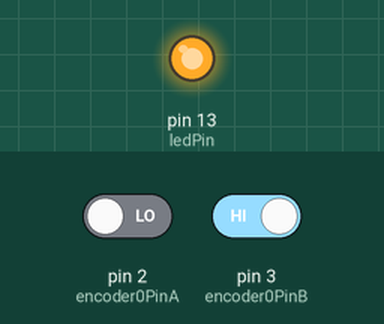
The sketch below on a simulated Arduino Uno, built with avr-gcc and run on an emulated ATmega328P. Shown: output pins drawn as LEDs (lit = HIGH). Inputs (shaded band) come from the test bench; at power-on: pin 2 (encoder0PinA) LOW, pin 3 (encoder0PinB) HIGH. What the sketch prints to the serial monitor is not drawn.

Above: at 0.3 s.
Timing chart, 0 to 1.8 s (numbered marks = the images above):
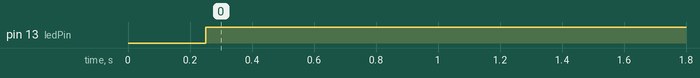

Measured:
- by itself, pin 13 (ledPin): LOW → HIGH at 0.25 s

The sketch:

SpeedLight.ino
```cpp
/*
 * Indicator Light for Motor Speed Setpoint:
 * Measures angular velocity of encoder in degrees per second (moving average over every 250ms)
 * and compares to arbitrary speed setpoint value. Lights up LED when difference is larger than arbitrary threshold.
 */

const int encoder0PinA = 2;
const int encoder0PinB = 3;
const int ledPin = 13;
const float deadband = 20.0; // Error threshold/deadband in ticks per second

// Following constants are taken from MotorShield.ino
const float ticksPerRev = 200.0; // Cycles/ticks per revolution of encoder disk
const float gearRatio = 32.0;
const float wheelCir = 1.092; // Meters
const float metersPerTick = wheelCir / (ticksPerRev * gearRatio);

float targetSpeed = 40; // Target velocity/setpoint in m/s
float targetAngSpeed = targetSpeed / metersPerTick; // Target angular velocity/setpoint in ticks per second

volatile int encoder0Pos = 0; // Delta of encoder position since last loop iteration
long oldTime = 0; // Time in ms from last loop iteration
float angSpeed = 0; // Angular velocity in ticks per second

void setup() {
  pinMode(encoder0PinA, INPUT);
  pinMode(encoder0PinB, INPUT);
  pinMode(ledPin, OUTPUT);

  attachInterrupt(digitalPinToInterrupt(encoder0PinA), doEncoderA, CHANGE);
  attachInterrupt(digitalPinToInterrupt(encoder0PinB), doEncoderB, CHANGE);

  oldTime = millis();

  Serial.begin(9600);
}

void loop() {
  // Divide delta of position by 4 (because 4X decoding of quadrature encoder)
  // to get ticks from edges, divide by delta time & convert from ms^-1 to s^-1.
  angSpeed = encoder0Pos * 1000 / 4.0 / (millis() - oldTime);
  Serial.println(angSpeed);
  if (abs(angSpeed - targetAngSpeed) > deadband) {
    digitalWrite(ledPin, HIGH);
  } else {
    digitalWrite(ledPin, LOW);
    Serial.println("CONGRATS");
  }
  oldTime = millis();
  encoder0Pos = 0;
  delay(250);
}

void doEncoderA() {
  if (digitalRead(encoder0PinA) == digitalRead(encoder0PinB)) {
    encoder0Pos--;
  } else {
    encoder0Pos++;
  }
}

void doEncoderB() {
  if (digitalRead(encoder0PinA) == digitalRead(encoder0PinB)) {
    encoder0Pos++;
  } else {
    encoder0Pos--;
  }
}
```
